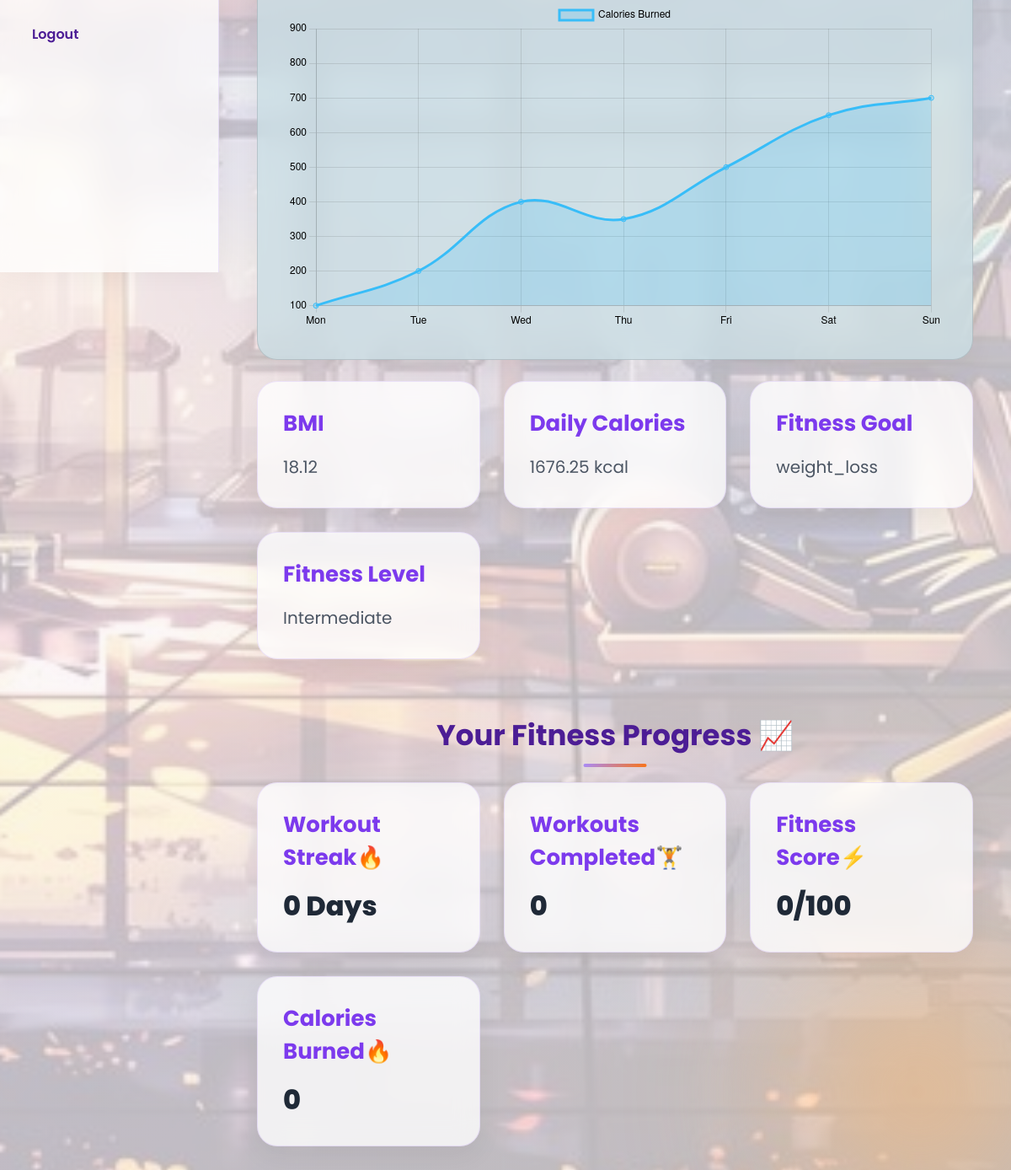
The page /dashboard (signed in, lower part) on the database as committed earlier.
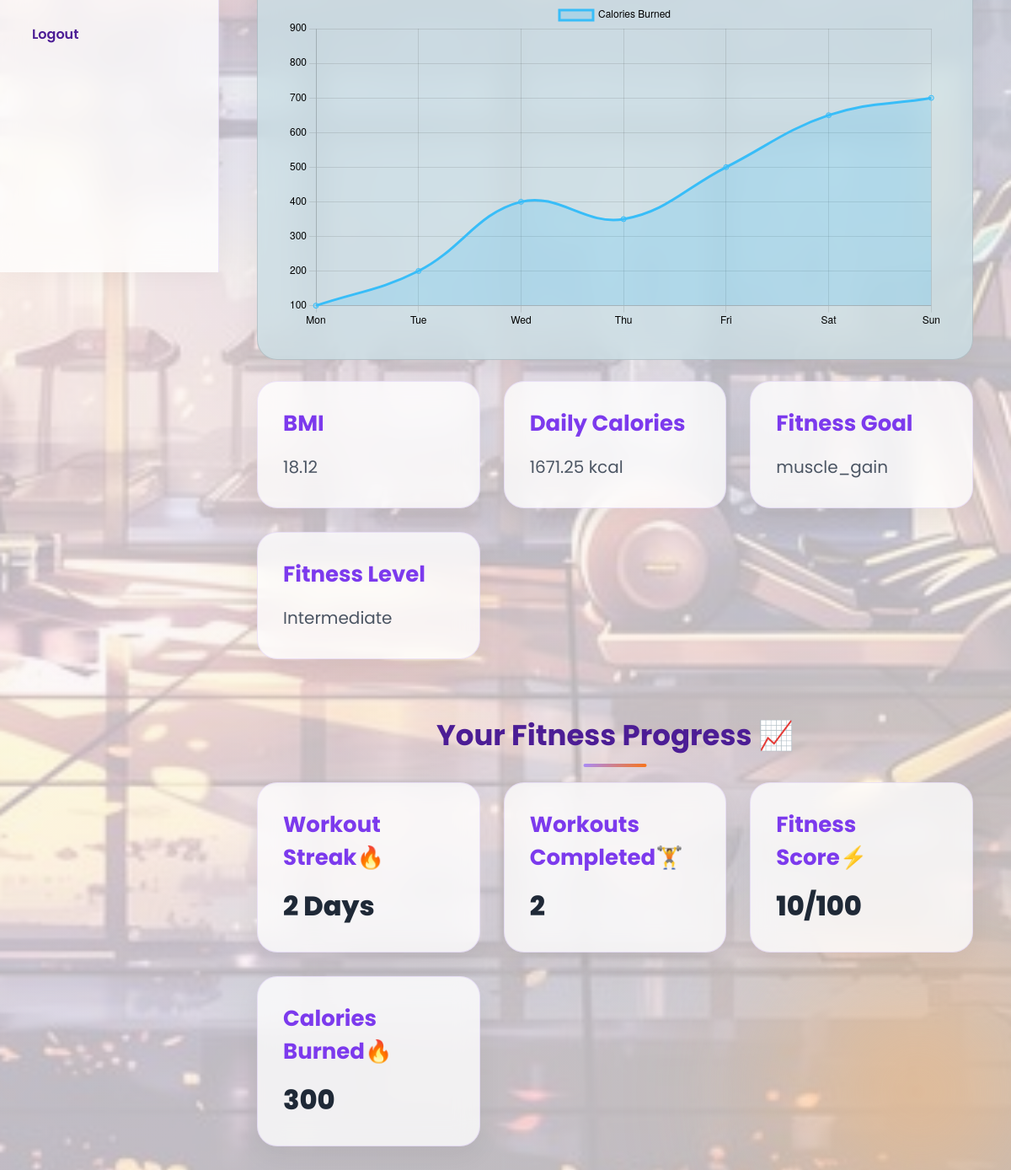
The same page on the database as committed later.
### models/user_model.py (models this page shows, shortened)
class User(db.Model):
    id = db.Column(db.Integer, primary_key=True)
    name = db.Column(db.String(100), nullable=False)
    age = db.Column(db.Integer, nullable=False)
    height = db.Column(db.Float, nullable=False)
    weight = db.Column(db.Float, nullable=False)
    goal = db.Column(db.String(100), nullable=False)
    level = db.Column(db.String(100), nullable=False)
    email = db.Column(db.String(100), unique=True, nullable=False)
    password = db.Column(db.String(100), nullable=False)
    profile_pic = db.Column(db.String(200), default=None)

### models/fitness_model.py (models this page shows)
class FitnessProgress(db.Model):
    id = db.Column(db.Integer, primary_key=True)
    user_id = db.Column(db.Integer, nullable=False)
    workouts_completed = db.Column(db.Integer, default=0)
    streak_days = db.Column(db.Integer, default=0)
    fitness_score = db.Column(db.Integer, default=50)
    calories_burned = db.Column(db.Integer, default=0)
    water_intake = db.Column(db.Float, default=0)
    sleep_hours = db.Column(db.Float, default=0)

### app.py (the view, shortened to what this page needs)
@app.route('/dashboard')
def dashboard():
    if 'user_id' not in session:
        return redirect(url_for('login'))
    user = User.query.get(session['user_id'])
    if not user:
        session.clear()
        return redirect(url_for('login'))
    progress = FitnessProgress.query.filter_by(user_id=user.id).first()
    bmi = calculate_bmi(user.weight, user.height)
    calories = calculate_calories(
        user.weight,
        user.height,
        user.age,
        user.goal
    )
    workout_plan = generate_workout(user.goal, user.level)
    diet_plan = generate_diet(user.goal)
    day = datetime.today().strftime("%A")
    today_diet = diet_plan.get(day)
    return render_template(
    'dashboard.html',
    user=user,
    bmi=bmi,
    calories=calories,
    workout_plan=workout_plan,
    diet_plan=diet_plan,
    today_diet=today_diet,
    day=day,
    progress=progress,
    active_page="dashboard"
)

### utils/bmi.py (called while the page is built)
def calculate_bmi(weight, height):
    height_in_meters = height / 100
    bmi = weight / (height_in_meters ** 2)
    return round(bmi, 2)

### utils/calorie.py (called while the page is built)
def calculate_calories(weight, height, age, goal):
    bmr = 10 * weight + 6.25 * height - 5 * age + 5
    if goal == "Weight Loss":
        calories = bmr - 300
    elif goal == "Muscle Gain":
        calories = bmr + 300
    else:
        calories = bmr
    return round(calories, 2)

### templates/dashboard.html (shortened to what this page needs)
<!DOCTYPE html>
<html lang="en">
<head>
    <link
    rel="stylesheet"
    href="{{ url_for('static', filename='css/dashboard.css') }}">
</head>
<body>
<div class="sidebar">
    <ul>
        <li>
            <a href="#"
            id="logoutBtn">
                Logout
            </a>
        </li>
    </ul>
</div>
<div class="main-content">
    <div class="analytics-section">
        <div class="chart-container">
            <canvas id="fitnessChart"></canvas>
        </div>
    </div>
    <div class="cards">
        <div class="card">
            <h2>BMI</h2>
            <p>{{ bmi }}</p>
        </div>
        <div class="card">
            <h2>Daily Calories</h2>
            <p>{{ calories }} kcal</p>
        </div>
        <div class="card">
            <h2>Fitness Goal</h2>
            <p>{{ user.goal }}</p>
        </div>
        <div class="card">
            <h2>Fitness Level</h2>
            <p>{{ user.level }}</p>
        </div>
    </div>
    <div class="progress-section">
        <h2>Your Fitness Progress 📈</h2>
        <div class="progress-cards">
            <div class="progress-card">
                <h3>Workout Streak🔥</h3>
                <p>{{ progress.streak_days }} Days</p>
            </div>
            <div class="progress-card">
                <h3>Workouts Completed🏋️</h3>
                <p>{{ progress.workouts_completed }}</p>
            </div>
            <div class="progress-card">
                <h3>Fitness Score⚡</h3>
                <p>{{ progress.fitness_score }}/100</p>
            </div>
            <div class="progress-card">
                <h3>Calories Burned🔥</h3>
                <p>{{ progress.calories_burned }}</p>
            </div>
        </div>
    </div>
</div>
<script>
const ctx =
document.getElementById('fitnessChart');
new Chart(ctx, {
    type: 'line',
    data: {
        labels: [
            'Mon',
            'Tue',
            'Wed',
            'Thu',
            'Fri',
            'Sat',
            'Sun'
        ],
        datasets: [{
            label: 'Calories Burned',
            data: [
                100,
                200,
                400,
                350,
                500,
                650,
                700,
                850
            ],
            borderColor: '#38bdf8',
            backgroundColor:
            'rgba(56,189,248,0.2)',
            tension: 0.4,
            fill: true
        }]
    },
    options: {
        responsive: true,
        plugins: {
            legend: {
                labels: {
                    color: 'black'
                }
            }
        },
        scales: {
            x: {
                ticks: {
                    color: 'black'
                }
            },
            y: {
                ticks: {
                    color: 'black'
                }
            }
        }
    }
});
</script>
</body>
</html>

Rows that differ between the two databases and show on the page:
changed User "Intermediate": goal "weight_loss" → "muscle_gain"
changed FitnessProgress: streak_days "0" → "2"; workouts_completed "0" → "2"; fitness_score "0" → "10"; calories_burned "0" → "300"
Other text that changed with them:
{{ calories }}: "1676.25" → "1671.25"
